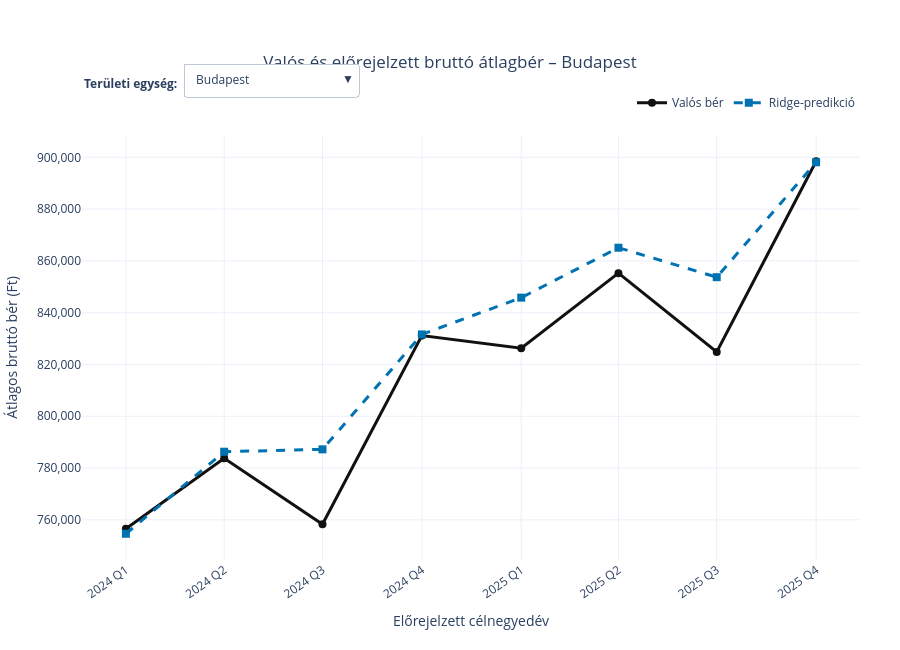

Notebook source saved alongside this figure:
### Code cell
region_buttons = []


for region_name in region_order:

    visibility_mask = [
        False
    ] * len(fig_region.data)


    actual_index, prediction_index = (
        trace_indices[region_name]
    )


    visibility_mask[
        actual_index
    ] = True

    visibility_mask[
        prediction_index
    ] = True


    region_buttons.append(
        {
            "label": region_name,
            "method": "update",

            "args": [
                {
                    "visible":
                        visibility_mask
                },

                {
                    "title.text": (
                        "Valós és előrejelzett bruttó átlagbér – "
                        + region_name
                    ),

                    "yaxis.autorange": True
                }
            ]
        }
    )


fig_region.update_layout(
    template="plotly_white",

    title={
        "text": (
            "Valós és előrejelzett bruttó átlagbér – "
            + DEFAULT_REGION
        ),
        "x": 0.5,
        "xanchor": "center"
    },

    updatemenus=[
        {
            "buttons": region_buttons,
            "active": 0,
            "direction": "down",
            "showactive": True,
            "x": 0.13,
            "y": 1.17,
            "xanchor": "left",
            "yanchor": "top"
        }
    ],

    annotations=[
        {
            "text": "<b>Területi egység:</b>",
            "x": 0,
            "y": 1.145,
            "xref": "paper",
            "yref": "paper",
            "showarrow": False,
            "xanchor": "left"
        }
    ],

    xaxis={
        "title": "Előrejelzett célnegyedév",
        "tickmode": "array",

        "tickvals":
            target_dates["Cél_Dátum"],

        "ticktext":
            target_dates["Negyedév"],

        "tickangle": -35,
        "showgrid": True
    },

    yaxis={
        "title": "Átlagos bruttó bér (Ft)",
        "tickformat": ",.0f",
        "autorange": True,
        "showgrid": True
    },

    legend={
        "orientation": "h",
        "x": 1,
        "y": 1.11,
        "xanchor": "right",
        "yanchor": "top"
    },

    hovermode="x unified",

    margin={
        "l": 80,
        "r": 40,
        "t": 135,
        "b": 90
    },

    height=650
)


assert len(fig_region.data) == 40
assert len(region_buttons) == 20


fig_region.show()
